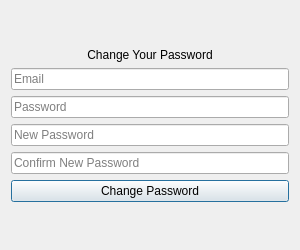
<?xml version="1.0" encoding="UTF-8"?>
<ui version="4.0">
 <class>ChangePasswordDialog</class>
 <widget class="QDialog" name="ChangePasswordDialog">
  <property name="geometry">
   <rect>
    <x>0</x>
    <y>0</y>
    <width>300</width>
    <height>250</height>
   </rect>
  </property>
  <property name="minimumSize">
   <size>
    <width>300</width>
    <height>250</height>
   </size>
  </property>
  <property name="windowTitle">
   <string>Change Password - Blobbackup</string>
  </property>
  <layout class="QVBoxLayout" name="verticalLayout">
   <item>
    <spacer name="verticalSpacer">
     <property name="orientation">
      <enum>Qt::Vertical</enum>
     </property>
     <property name="sizeHint" stdset="0">
      <size>
       <width>20</width>
       <height>40</height>
      </size>
     </property>
    </spacer>
   </item>
   <item>
    <widget class="QLabel" name="heading_label">
     <property name="text">
      <string>Change Your Password</string>
     </property>
     <property name="alignment">
      <set>Qt::AlignCenter</set>
     </property>
    </widget>
   </item>
   <item>
    <widget class="QLineEdit" name="email_line_edit">
     <property name="placeholderText">
      <string>Email</string>
     </property>
    </widget>
   </item>
   <item>
    <widget class="QLineEdit" name="password_line_edit">
     <property name="echoMode">
      <enum>QLineEdit::Password</enum>
     </property>
     <property name="placeholderText">
      <string>Password</string>
     </property>
    </widget>
   </item>
   <item>
    <widget class="QLineEdit" name="new_password_line_edit">
     <property name="echoMode">
      <enum>QLineEdit::Password</enum>
     </property>
     <property name="placeholderText">
      <string>New Password</string>
     </property>
    </widget>
   </item>
   <item>
    <widget class="QLineEdit" name="confirm_new_password_line_edit">
     <property name="echoMode">
      <enum>QLineEdit::Password</enum>
     </property>
     <property name="placeholderText">
      <string>Confirm New Password</string>
     </property>
    </widget>
   </item>
   <item>
    <widget class="QPushButton" name="change_password_button">
     <property name="text">
      <string>Change Password</string>
     </property>
    </widget>
   </item>
   <item>
    <spacer name="verticalSpacer_2">
     <property name="orientation">
      <enum>Qt::Vertical</enum>
     </property>
     <property name="sizeHint" stdset="0">
      <size>
       <width>20</width>
       <height>40</height>
      </size>
     </property>
    </spacer>
   </item>
  </layout>
 </widget>
 <resources/>
 <connections/>
</ui>
